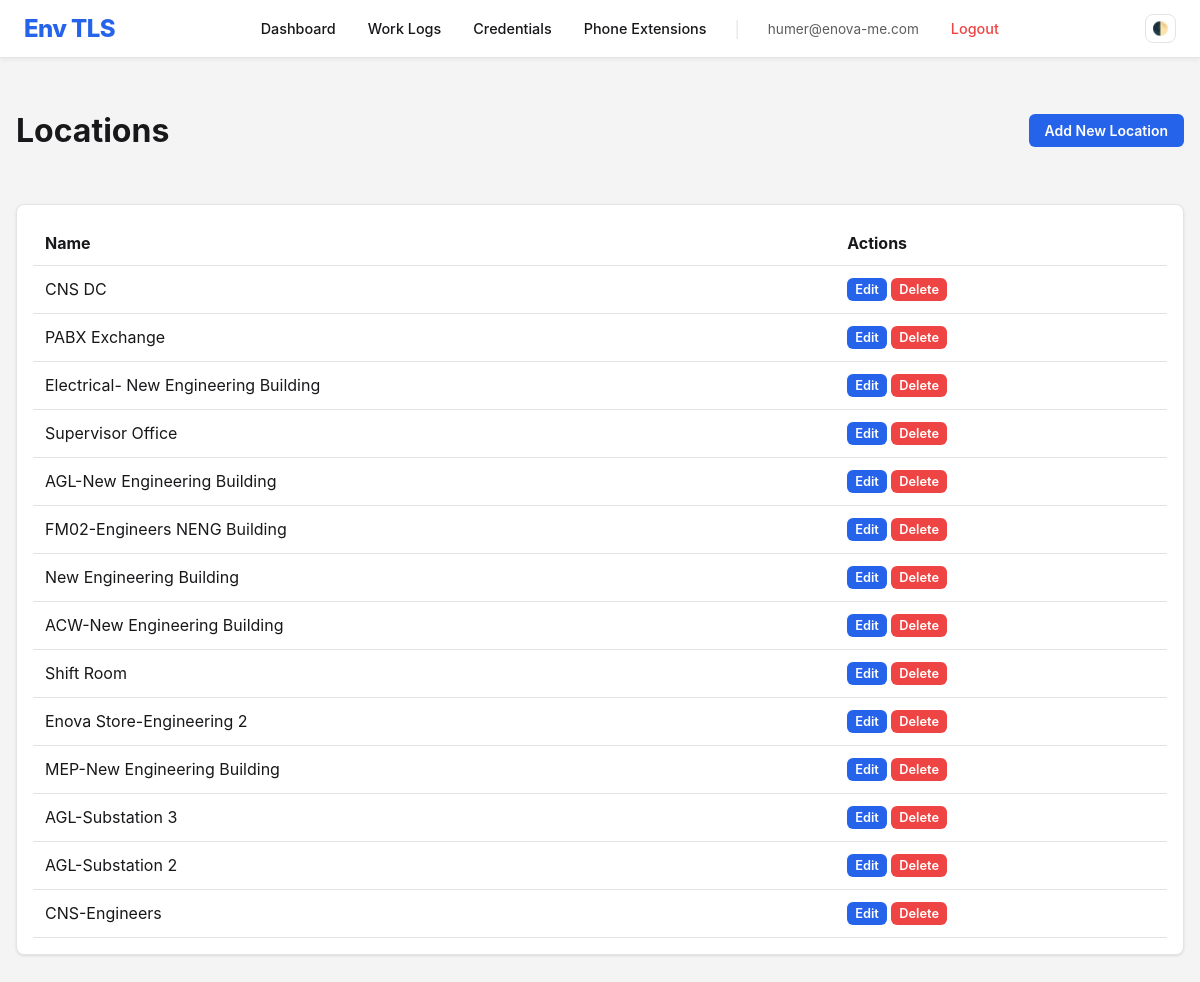
Screenshot of /credentials/locations/ (signed in) with the database file from the repository.
### credential_manager/models.py (models this page shows, shortened)
class Location(models.Model):
    name = models.CharField(max_length=200, unique=True)
    created = models.DateTimeField(auto_now_add=True)

### credential_manager/views.py (the view)
# urls.py: path('locations/', views.LocationListView.as_view(), name='location_list'),
class LocationListView(LoginRequiredMixin, ListView):
    model = Location
    template_name = 'credential_manager/location_list.html'

### credential_manager/templates/credential_manager/location_list.html
{% extends 'base.html' %}
{% block content %}
<div style="display: flex; justify-content: space-between; align-items: center; margin-bottom: 2rem;">
    <h1>Locations</h1>
    <a href="{% url 'location_create' %}" class="btn btn-primary">Add New Location</a>
</div>
<div class="card">
    <table>
        <thead>
            <tr>
                <th>Name</th>
                <th>Actions</th>
            </tr>
        </thead>
        <tbody>
            {% for location in object_list %}
            <tr>
                <td>{{ location.name }}</td>
                <td>
                    <a href="{% url 'location_update' location.pk %}" class="btn btn-primary"
                        style="padding: 0.25rem 0.5rem; font-size: 0.8rem;">Edit</a>
                    <a href="{% url 'location_delete' location.pk %}" class="btn btn-danger"
                        style="padding: 0.25rem 0.5rem; font-size: 0.8rem;">Delete</a>
                </td>
            </tr>
            {% empty %}
            <tr>
                <td colspan="2">No locations found.</td>
            </tr>
            {% endfor %}
        </tbody>
    </table>
</div>
{% endblock %}

### templates/base.html (shortened to what this page needs)
<!DOCTYPE html>
<html lang="en">
  <head>
  </head>
  <body>
    <nav class="navbar">
      <a href="{% url 'dashboard' %}" class="navbar-brand">Env TLS</a>
      <div class="nav-menu" id="navMenu">
        {% if user.is_authenticated %}
        <a href="{% url 'dashboard' %}" class="nav-link">Dashboard</a>
        <a href="{% url 'worklog_list' %}" class="nav-link">Work Logs</a>
        <a href="{% url 'credential_list' %}" class="nav-link">Credentials</a>
        <a href="{% url 'phone_extension_list' %}" class="nav-link"
          >Phone Extensions</a
        >
        <span
          class="nav-divider"
          style="margin: 0 0.5rem; color: var(--border-color)"
          >|</span
        >
        <span style="font-size: 0.85rem; opacity: 0.7; padding: 0.5rem 0.75rem"
          >{{ user.username }}</span
        >
        <a
          href="{% url 'logout' %}"
          class="nav-link"
          style="color: var(--danger-color)"
          >Logout</a
        >
        {% else %}
        <a href="{% url 'login' %}" class="nav-link">Login</a>
        {% endif %}
      </div>
      <div style="display: flex; align-items: center; gap: 0.75rem">
        <button
          class="theme-toggle"
          onclick="toggleTheme()"
          title="Toggle Dark Mode"
        >
          🌓
        </button>
      </div>
    </nav>
    <div class="container">{% block content %} {% endblock %}</div>
  </body>
</html>

### templates/base.html (style rules this page uses)
:root { --bg-color: #f4f4f5; --text-color: #18181b; --card-bg: #ffffff; --border-color: #e4e4e7; --primary-color: #2563eb; --primary-hover: #1d4ed8; --danger-color: #ef4444; }
body { font-family: -apple-system, BlinkMacSystemFont, "Segoe UI", Roboto, "Helvetica Neue", Arial, sans-serif; background-color: var(--bg-color); color: var(--text-color); margin: 0; padding: 0; transition: background-color 0.3s, color 0.3s; }
.navbar { background-color: var(--card-bg); border-bottom: 1px solid var(--border-color); padding: 0.75rem 1.5rem; display: flex; justify-content: space-between; align-items: center; position: sticky; top: 0; z-index: 1000; box-shadow: 0 2px 4px rgba(0, 0, 0, 0.05); }
.navbar-brand { font-size: 1.5rem; font-weight: 800; text-decoration: none; color: var(--primary-color); letter-spacing: -0.025em; }
.nav-menu { display: flex; align-items: center; gap: 0.5rem; }
.nav-link { text-decoration: none; color: var(--text-color); padding: 0.5rem 0.75rem; font-weight: 500; border-radius: 0.5rem; transition: all 0.2s; font-size: 0.9rem; }
.container { max-width: 1200px; margin: 2rem auto; padding: 0 1rem; }
.btn { display: inline-block; padding: 0.5rem 1rem; border-radius: 0.375rem; text-decoration: none; cursor: pointer; border: none; font-size: 0.875rem; font-weight: 600; transition: background-color 0.2s; }
.btn-primary { background-color: var(--primary-color); color: white; }
.btn-danger { background-color: var(--danger-color); color: white; }
.theme-toggle { cursor: pointer; background: none; border: 1px solid var(--border-color); color: var(--text-color); padding: 0.4rem; border-radius: 0.5rem; display: flex; align-items: center; justify-content: center; transition: all 0.2s; }
.card { background-color: var(--card-bg); border: 1px solid var(--border-color); border-radius: 0.5rem; padding: 1rem; box-shadow: 0 1px 3px 0 rgba(0, 0, 0, 0.1); }
table { width: 100%; border-collapse: collapse; }
th, td { text-align: left; padding: 0.75rem; border-bottom: 1px solid var(--border-color); }

### rows the page displays
Location: name "CNS DC"
Location: name "PABX Exchange"
Location: name "Electrical- New Engineering Building"
Location: name "Supervisor Office"
Location: name "AGL-New Engineering Building"
Location: name "FM02-Engineers NENG Building"
Location: name "New Engineering Building"
Location: name "ACW-New Engineering Building"
Location: name "Shift Room"
Location: name "Enova Store-Engineering 2"
Location: name "MEP-New Engineering Building"
Location: name "AGL-Substation 3"
Location: name "AGL-Substation 2"
Location: name "CNS-Engineers"

### other values shown
{{ user.username }} "humer@enova-me.com"
